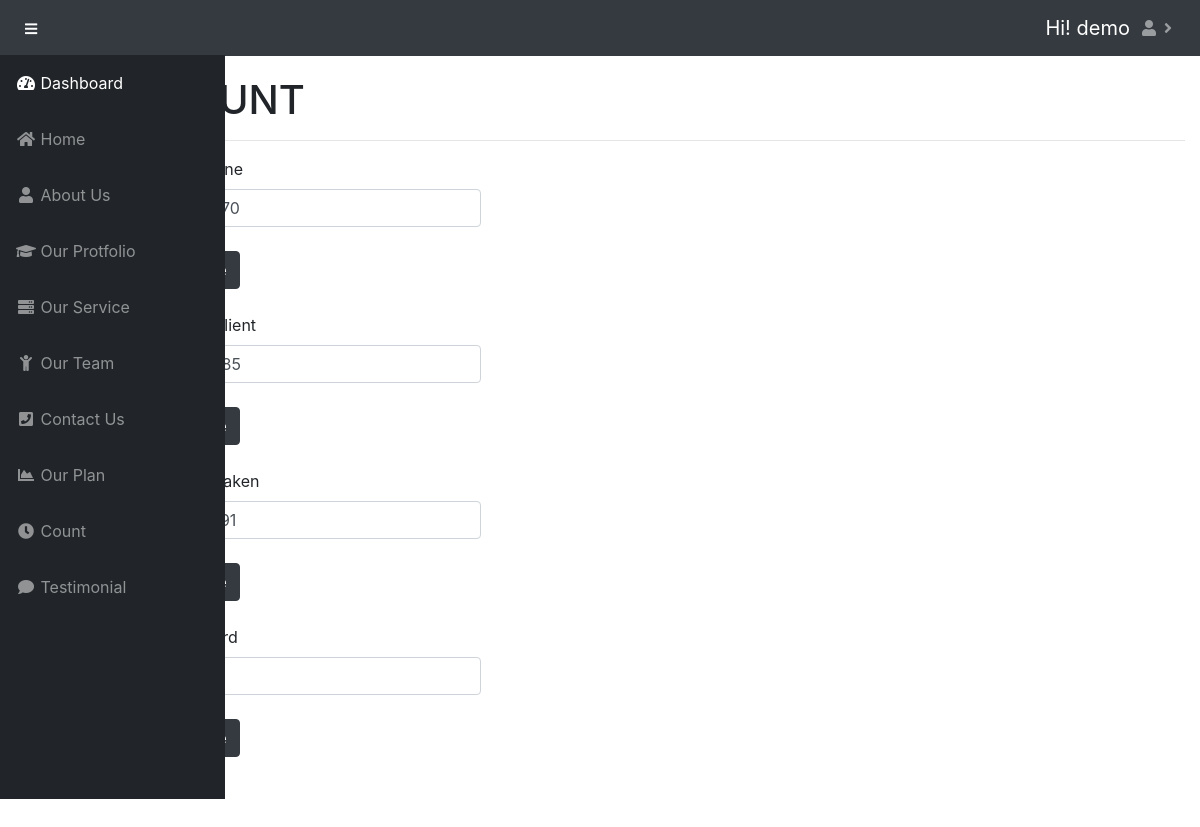
/admin/count.php (signed in), run on the app's committed database.
### tables this page shows
CREATE TABLE `b_user` (
  `id` int(11) NOT NULL,
  `username` varchar(50) NOT NULL,
  `pass` varchar(50000) NOT NULL
);

CREATE TABLE `b_navigator` (
  `id` int(11) NOT NULL,
  `slag` varchar(20) NOT NULL,
  `menuName` varchar(20) NOT NULL,
  `icon` varchar(58) NOT NULL
);

CREATE TABLE `b_count` (
  `id` int(11) NOT NULL,
  `name` varchar(20) NOT NULL,
  `number` int(11) NOT NULL
);

### admin/count.php (the view, shortened to what this page needs)
<?php
include 'include/head.php';
?>
    <div id="content-wrapper">
        <div class="container-fluid">
            <div class="row">
                <div class="col-md-12">
                    <h1><?php echo strtoupper('COUNT')?></h1>
                    <hr>
                </div>
                <div class="col-md-4">
                    <form action="<?php $_SERVER['PHP_SELF']?>" method="post" class="form-group">
                        <?php
                        $sql = "SELECT * FROM b_count";
                        $a_data = mysqli_query($con,$sql);
                        while($row = mysqli_fetch_assoc($a_data)) {
                            if ($row["id"] == 1) {
                                ?>
                                <label for="wdone"> Work Done</label>
                                <br>
                                <input id="wdone" type="number" name="wdone" value="<?php echo $row['number'];?>" class="form-control">
                                <br>
                                <button name="done" class="btn btn-dark">Update</button>
                                <br>
                                <br>
                                <?php
                            } else if ($row["id"] == 2) {
                                ?>
                                <label for="hclient"> Happy Client
                                </label>
                                <br>
                                <input id="hclient" type="number" name="hclient" value="<?php echo $row['number'];?>" class="form-control">
                                <br>
                                <button name="client" name="done" class="btn btn-dark">Update</button>
                                <br>
                                <br>
                                <?php
                            } else if ($row["id"] == 3) {
                                ?>
                                <label for="ctaken">Coffee Taken
                                </label>
                                <br>
                                <input id="ctaken" type="number" name="ctaken" value="<?php echo $row['number'];?>" class="form-control">
                                <br>
                                <button name="taken" name="done" class="btn btn-dark">Update</button>
                                <br>
                                <br>
                                <?php
                            }
                            else if ($row["id"] == 4) {
                                ?>
                                <label for="gaward"> Got Award
                                </label>
                                <br>
                                <input id="gaward" type="number" name="gaward" value="<?php echo $row['number'];?>" class="form-control">
                                <br>
                                <button name="award" name="done" class="btn btn-dark">Update</button>
                                <br>
                                <?php
                            }
                            ?>
                            <?php
                        }
                        ?>
                    </form>
                </div>
            </div>
                </div>
            </div>
<?php
include 'include/footer.php';
?>

### admin/include/head.php (shortened to what this page needs)
<?php
$var = $_SERVER['DOCUMENT_ROOT'];
$path = $var.'/SimplePhpSite';
include $path.'/includes/db/db.php';
$sql = "SELECT * FROM b_user WHERE id=1";
$a_data = mysqli_query($con, $sql);
$row = mysqli_fetch_assoc($a_data);
?>
<!DOCTYPE html>
<html lang="en">
<head>
    <link href="vendor/fontawesome-free/css/all.min.css" rel="stylesheet" type="text/css">
    <link href="vendor/datatables/dataTables.bootstrap4.css" rel="stylesheet">
    <link href="css/sb-admin.css" rel="stylesheet">
</head>
<body id="page-top">
<nav class="navbar navbar-expand navbar-dark bg-dark fixed-top">
    <button class="btn btn-link btn-sm text-white order-1 order-sm-0" id="sidebarToggle" href="#">
        <i class="fas fa-bars"></i>
    </button>
    <ul class="navbar-nav ml-auto">
        <li class="nav-item">
            <a class="navbar-brand mr-1" href="#">Hi! <?php echo $row['username'];?></a>
            </li>
        <li class="nav-item dropdown">
            <a class="nav-link dropdown-toggle" href="#" id="navbarDropdown" role="button" data-toggle="dropdown" aria-haspopup="true" aria-expanded="false">
                <i class="fa fa-user" aria-hidden="true"></i>
            </a>
        </li>
    </ul>
</nav>
<div id="wrapper" style="padding-left: 12%; padding-top: 60px;">
    <ul class="sidebar navbar-nav fixed-top " data-spy="affix" style="margin-top: 55px;">
        <li class="nav-item active">
            <a class="nav-link" href="index.php">
                <i class="fas fa-fw fa-tachometer-alt"></i>
                <span>Dashboard</span>
            </a>
        </li>
        <?php
        $name = 'SELECT * FROM b_navigator';
        $result = $con->query($name);
        while($row = $result->fetch_assoc()) {
            ?>
            <li class="nav-item">
                <a class="nav-link" href="<?php echo $row['slag']?>.php">
                    <i class="<?php echo $row['icon']?>"></i>
                    <span><?php echo $row['menuName']?></span></a>
            </li>
            <?php
        }
        ?>
        <li class="nav-item">
            <a class="nav-link" href="plan.php">
                <i class="fas fa-fw fa-chart-area"></i>
                <span>Our Plan</span></a>
        </li>
        <li class="nav-item">
            <a class="nav-link" href="count.php">
                <i class="fas fa-fw fa-clock"></i>
                <span>Count</span></a>
        </li>
        <li class="nav-item">
            <a class="nav-link" href="testimonial.php">
                <i class="fas fa-fw fa-comment"></i>
                <span>Testimonial</span></a>
        </li>
    </ul>

### data on the page
b_user: username "demo"
b_navigator: menuName "Home"
b_navigator: menuName "About Us"
b_navigator: menuName "Our Protfolio"
b_navigator: menuName "Our Service"
b_navigator: menuName "Our Team"
b_navigator: menuName "Contact Us"
b_count: wdone "2350270"
b_count: hclient "3542085"
b_count: ctaken "8573391"
b_count: gaward "13021"
